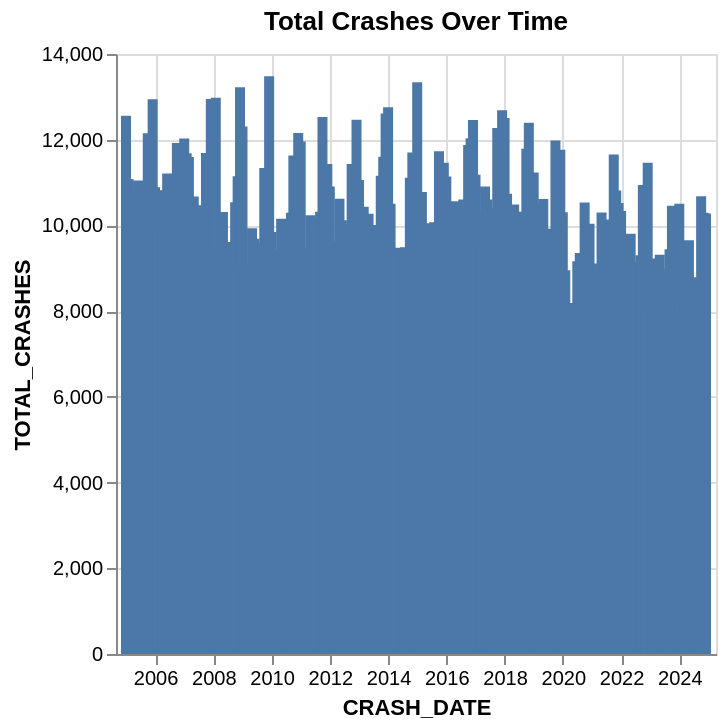

Write notebook code for a chart like this one.
### Markdown cell above
### <a id='behav-viz'>Visualize Driving Behavior Rates Over Time</a>

### Code cell
chart = alt.Chart(summ).mark_bar().encode(
    x= 'CRASH_DATE', 
    y= 'TOTAL_CRASHES'
 ).properties(
    title='Total Crashes Over Time'
 )

chart

### Figure 1 — Vega-Lite specification as saved in the notebook (floating-point values rounded to 4 significant figures; data arrays with more than 128 entries replaced by an {"elided": "..."} marker saying what was removed)
{"config": {"view": {"continuousWidth": 300, "continuousHeight": 300}}, "data": {"name": "data-30f1d196f4f17863234b28a21b39721f"}, "mark": {"type": "bar"}, "encoding": {"x": {"field": "CRASH_DATE", "type": "temporal"}, "y": {"field": "TOTAL_CRASHES", "type": "quantitative"}}, "title": "Total Crashes Over Time", "$schema": "https://vega.github.io/schema/vega-lite/v6.1.0.json", "datasets": {"data-30f1d196f4f17863234b28a21b39721f": {"elided": "240 records"}}}
